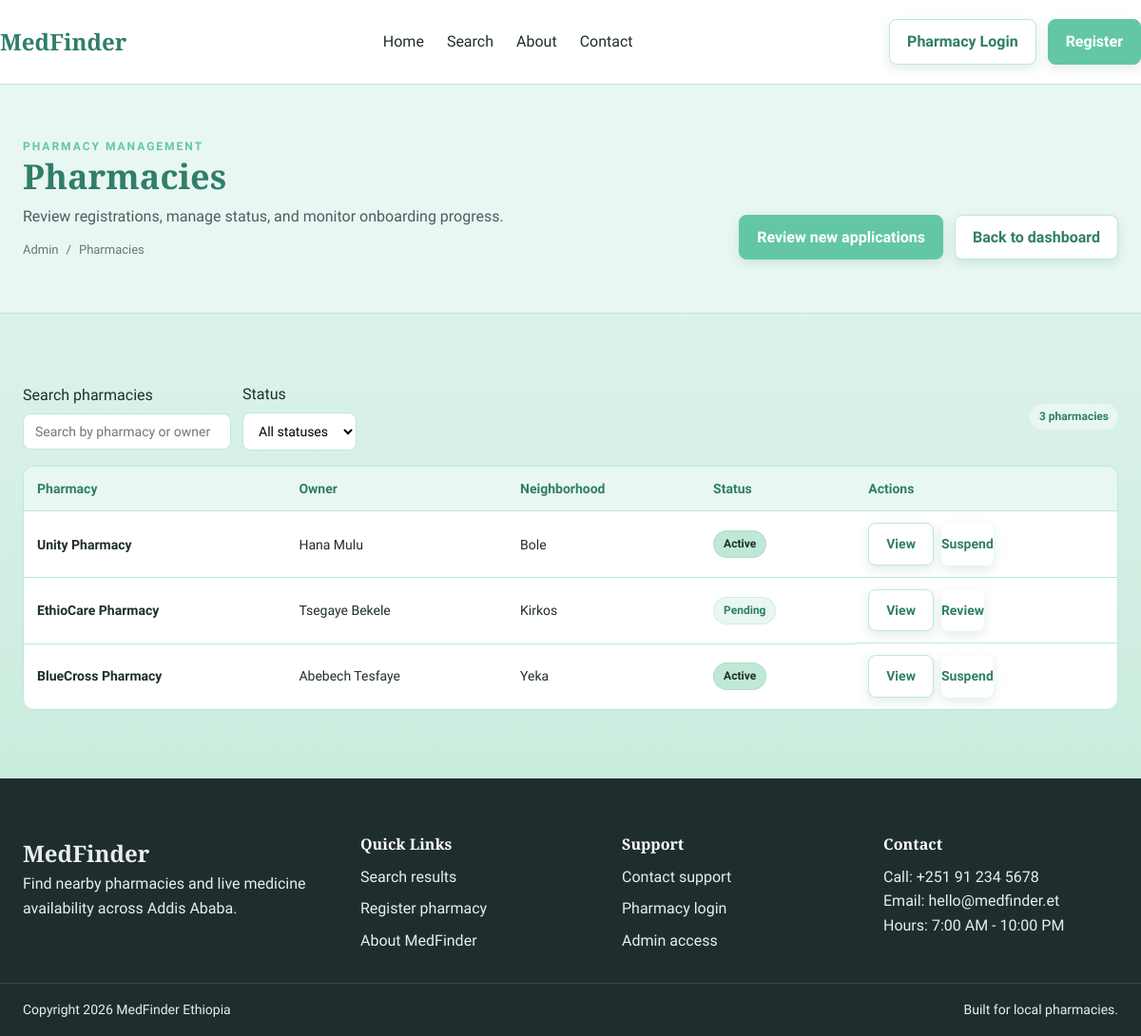
/admin/pharmacies/index.php (signed in), run on the app's committed database.
### tables this page shows
CREATE TABLE pharmacies (
    pharmacy_id INT PRIMARY KEY AUTO_INCREMENT,
    pharmacy_name VARCHAR(200) NOT NULL,
    owner_name VARCHAR(100) NOT NULL,
    email VARCHAR(100) UNIQUE NOT NULL,
    phone VARCHAR(20) NOT NULL,
    password VARCHAR(255) NOT NULL,
    address TEXT NOT NULL,
    neighborhood_id INT,
    license_number VARCHAR(50) NOT NULL,
    logo VARCHAR(255),
    operating_hours TEXT,
    status ENUM('pending', 'active', 'suspended') DEFAULT 'pending',
    created_at TIMESTAMP DEFAULT CURRENT_TIMESTAMP,
    updated_at TIMESTAMP DEFAULT CURRENT_TIMESTAMP ON UPDATE CURRENT_TIMESTAMP,
    FOREIGN KEY (neighborhood_id) REFERENCES neighborhoods(neighborhood_id) ON DELETE SET NULL
);

CREATE TABLE neighborhoods (
    neighborhood_id INT PRIMARY KEY AUTO_INCREMENT,
    name VARCHAR(100) NOT NULL,
    description TEXT,
    zone VARCHAR(50),
    created_at TIMESTAMP DEFAULT CURRENT_TIMESTAMP
);

### admin/pharmacies/index.php (the view, shortened to what this page needs)
<?php
include '../../includes/header.php';
require_once '../../includes/functions.php';
require_once '../../includes/db-connect.php';
require_once '../../includes/admin-auth.php';
$search = isset($_GET['search']) ? sanitize_input($_GET['search']) : '';
$sql = "SELECT p.*, n.name as neighborhood_name
        FROM pharmacies p
        LEFT JOIN neighborhoods n ON p.neighborhood_id = n.neighborhood_id
        WHERE 1=1";
$params = [];
$types = "";
$sql .= " ORDER BY p.created_at DESC";
if (!empty($params)) {
    $stmt = $conn->prepare($sql);
    $stmt->bind_param($types, ...$params);
    $stmt->execute();
    $result = $stmt->get_result();
} else {
    $result = $conn->query($sql);
}
$pharmacies = $result->fetch_all(MYSQLI_ASSOC);
$total_pharmacies = count($pharmacies);
?>
<main id="main-content">
    <section class="page-hero">
        <div class="container page-hero-inner">
            <div>
                <p class="eyebrow">Pharmacy management</p>
                <h1 class="page-title">Pharmacies</h1>
                <p class="page-subtitle">Review registrations, manage status, and monitor onboarding progress.</p>
                <div class="breadcrumb">
                    <a href="../index.php">Admin</a>
                    <span>/</span>
                    <span>Pharmacies</span>
                </div>
            </div>
            <div class="page-actions">
                <a class="btn btn-primary" href="approve.php">Review new applications</a>
                <a class="btn btn-secondary" href="../index.php">Back to dashboard</a>
            </div>
        </div>
    </section>
    <section class="section">
        <div class="container">
            <div class="results-toolbar">
                <div class="search-inline">
                    <div class="form-group">
                        <label for="pharmacy-search">Search pharmacies</label>
                        <input type="text" id="pharmacy-search" placeholder="Search by pharmacy or owner" value="<?php echo htmlspecialchars($search); ?>">
                    </div>
                    <div class="form-group">
                        <label for="pharmacy-status">Status</label>
                        <select id="pharmacy-status">
                            <option value="">All statuses</option>
                        </select>
                    </div>
                </div>
                <span class="pill"><?php echo $total_pharmacies; ?> pharmacies</span>
            </div>
            <div class="table-wrap">
                <table class="table">
                    <thead>
                        <tr>
                            <th>Pharmacy</th>
                            <th>Owner</th>
                            <th>Neighborhood</th>
                            <th>Status</th>
                            <th>Actions</th>
                        </tr>
                    </thead>
                    <tbody>
                        <?php if ($total_pharmacies > 0): ?>
                            <?php foreach ($pharmacies as $pharmacy): ?>
                                <tr>
                                    <td><strong><?php echo htmlspecialchars($pharmacy['pharmacy_name']); ?></strong></td>
                                    <td><?php echo htmlspecialchars($pharmacy['owner_name']); ?></td>
                                    <td><?php echo htmlspecialchars($pharmacy['neighborhood_name'] ?? 'N/A'); ?></td>
                                    <td><?php echo render_status_badge($pharmacy['status']); ?></td>
                                    <td class="table-actions">
                                        <a class="btn btn-secondary" href="view.php?id=<?php echo $pharmacy['pharmacy_id']; ?>">View</a>
                                        <?php if ($pharmacy['status'] === 'pending'): ?>
                                            <a class="btn btn-link" href="approve.php?id=<?php echo $pharmacy['pharmacy_id']; ?>">Review</a>
                                        <?php elseif ($pharmacy['status'] === 'active'): ?>
                                            <a class="btn btn-link" href="approve.php?id=<?php echo $pharmacy['pharmacy_id']; ?>&action=suspend">Suspend</a>
                                        <?php else: ?>
                                            <a class="btn btn-link" href="approve.php?id=<?php echo $pharmacy['pharmacy_id']; ?>&action=activate">Reactivate</a>
                                        <?php endif; ?>
                                    </td>
                                </tr>
                            <?php endforeach; ?>
                        <?php endif; ?>
                    </tbody>
                </table>
            </div>
        </div>
    </section>
</main>
<?php include '../../includes/footer.php'; ?>

### includes/functions.php (shortened to what this page needs)
<?php
function render_status_badge($status) {
    $classes = [
        'in_stock' => 'badge-success',
        'limited' => 'badge-warning',
        'out_of_stock' => 'badge-danger',
        'active' => 'badge-success',
        'pending' => 'badge-warning',
        'suspended' => 'badge-danger'
    ];
    $labels = [
        'in_stock' => 'In Stock',
        'limited' => 'Limited',
        'out_of_stock' => 'Out of Stock',
        'active' => 'Active',
        'pending' => 'Pending',
        'suspended' => 'Suspended'
    ];
    $class = $classes[$status] ?? 'badge-default';
    $label = $labels[$status] ?? ucfirst(str_replace('_', ' ', $status));
    return "<span class='badge $class'>$label</span>";
}

### css/style.css (style rules this page uses)
* { box-sizing: border-box; margin: 0; padding: 0; }
html { scroll-behavior: smooth; }
body { font-family: 'Work Sans', sans-serif; color: #1F2E2C; background: linear-gradient(180deg, #E9F7F2 0%, #BFE8D6 100%); line-height: 1.6; }
a { color: inherit; text-decoration: none; }
h1, h2, h3, h4 { font-family: 'Playfair Display', serif; color: #2F7E6A; line-height: 1.2; }
p { color: #2F7E6A; }
button, input, select { font-family: inherit; }
.container { max-width: 1200px; margin: 0 auto; padding: 0 24px; }
.section { padding: 72px 0; }
.eyebrow { text-transform: uppercase; letter-spacing: 2px; font-size: 12px; color: #63C6A7; font-weight: 600; }
.btn { display: inline-flex; align-items: center; justify-content: center; padding: 10px 18px; border-radius: 8px; font-weight: 600; border: 1px solid transparent; cursor: pointer; transition: all 0.2s ease; }
.btn-primary { background: #63C6A7; color: #fff; border-color: #63C6A7; }
.btn-secondary { background: #ffffff; color: #2F7E6A; border-color: #BFE8D6; }
.btn-link { background: transparent; border: none; color: #2F7E6A; padding: 0; }
.badge { display: inline-flex; align-items: center; padding: 4px 10px; border-radius: 999px; font-size: 12px; font-weight: 600; }
.badge-success { background: #BFE8D6; color: #1F2E2C; }
.badge-warning { background: #E9F7F2; color: #2F7E6A; }
.form-group { display: flex; flex-direction: column; gap: 6px; }
input, select, textarea { border: 1px solid #BFE8D6; border-radius: 8px; padding: 10px 12px; font-size: 14px; background: #fff; }
.page-hero { padding: 56px 0; background: #ffffff; border-bottom: 1px solid #BFE8D6; }
.page-hero-inner { display: flex; align-items: flex-end; justify-content: space-between; gap: 24px; flex-wrap: wrap; }
.page-title { font-size: 36px; margin-bottom: 8px; }
.page-subtitle { font-size: 16px; color: #4f5b62; max-width: 640px; }
.breadcrumb { display: flex; align-items: center; gap: 8px; font-size: 13px; color: #6b747b; margin-top: 12px; }
.breadcrumb a { color: #6b747b; }
.page-actions { display: flex; gap: 12px; flex-wrap: wrap; }
.results-toolbar { display: flex; align-items: center; justify-content: space-between; gap: 16px; flex-wrap: wrap; margin-bottom: 16px; }
.search-inline { display: flex; align-items: center; gap: 12px; flex-wrap: wrap; }
.pill { display: inline-flex; align-items: center; padding: 4px 10px; border-radius: 999px; font-size: 12px; font-weight: 600; background: #E9F7F2; color: #2F7E6A; }
.table-wrap { overflow-x: auto; background: #ffffff; border: 1px solid #BFE8D6; border-radius: 12px; }
.table { width: 100%; border-collapse: collapse; min-width: 600px; }
.table th, .table td { padding: 12px 14px; text-align: left; font-size: 14px; border-bottom: 1px solid #BFE8D6; }
.table th { background: #E9F7F2; color: #2F7E6A; font-weight: 600; }
.table tr:last-child td { border-bottom: none; }
.table-actions { display: flex; gap: 8px; flex-wrap: wrap; }
.btn, .card, .panel, .sidebar, input, select, textarea { transition: all 0.3s ease; }
.btn { position: relative; overflow: hidden; box-shadow: 0 4px 12px rgba(47, 126, 106, 0.15); }
.btn::before { content: ''; position: absolute; top: 0; left: -100%; width: 100%; height: 100%; background: rgba(255, 255, 255, 0.2); transition: left 0.3s ease; }
.badge { transition: all 0.2s ease; }
a:not(.btn):not(.badge) { transition: color 0.2s ease; }

### css/admin.css (style rules this page uses)
body.admin-body { background: linear-gradient(180deg, #E9F7F2 0%, #BFE8D6 100%); }
.admin-body .page-hero { background: #E9F7F2; }
.admin-body .badge { border: 1px solid rgba(47, 126, 106, 0.1); }

### data on the page
pharmacies: pharmacy_name "Unity Pharmacy", owner_name "Hana Mulu", neighborhood.name "Bole", status "Active"
pharmacies: pharmacy_name "EthioCare Pharmacy", owner_name "Tsegaye Bekele", neighborhood.name "Kirkos", status "Pending"
pharmacies: pharmacy_name "BlueCross Pharmacy", owner_name "Abebech Tesfaye", neighborhood.name "Yeka", status "Active"

### other printed values
$total_pharmacies "3"
